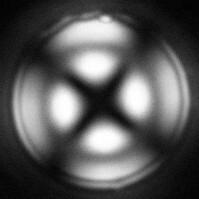
#> input picture notebooks/Data/droplet1g.jpg, 199 x 199 px
$ jupyter execute ch6_image_filters_2D.ipynb
#> lines starting #> are read from the running program, lines starting #| are printed output that depends on the picture
**Setup.** Run this cell first: it locates the data files this notebook reads. On Google
Colab it downloads them (the `Data/` and `Support/` folders) from the book's GitHub
repository; on your computer, run the notebook from the `notebooks/` folder.

[cell 1]
import os
import sys
path = ''
if 'google.colab' in sys.modules and not os.path.isdir('Data'):
    if not os.path.isdir('statsbook'):
        os.system('git clone -q --depth 1 --filter=blob:none --sparse '
                  'https://github.com/vzavala/StatsBook-GitBook.git statsbook')
        os.system('git -C statsbook sparse-checkout set notebooks/Data notebooks/Support')
    path = 'statsbook/notebooks/'

Filtering an image with the convolution theorem (Victor Z and Ugochukwu Ikegwu, UW-Madison, 2024).

| Slides | Python | Meaning |
|---|---|---|
| $f$, $\hat{f}=\mathcal{F}\{f\}$ | `f`, `f_hat` | image and its 2D FT |
| $g_1$, $g_2$ ($\sigma=1$, $\sigma=10$) | `g1`, `g2` | Gaussian filters (same size as the image) |
| $\hat{f}_i=\hat{f}\cdot\hat{g}_i$ | `f1_hat`, `f2_hat` | filtered images in the frequency domain |
| $f_i=\mathcal{F}^{-1}\{\hat{f}_i\}$ | `f1`, `f2` | filtered images |

[cell 2]
import numpy as np
import matplotlib.pyplot as plt
from numpy.fft import fft2, ifft2, fftshift, ifftshift
from scipy.ndimage import gaussian_filter

f = plt.imread(path+'Data/droplet1g.jpg').astype(float)
#> f: shape (199, 199) float64; min 2, max 255, mean 86.8
if f.ndim == 3:
    f = f[..., 0]

def gaussian_kernel(shape, sigma):
    """Gaussian filter g as an image: a centred delta blurred with sigma (unit sum)."""
    g = np.zeros(shape)
    g[shape[0] // 2, shape[1] // 2] = 1.0
    return gaussian_filter(g, sigma=sigma)

f_hat = fft2(f)
results = []
for sigma in (1, 10):
    g = gaussian_kernel(f.shape, sigma)
    g_hat = fft2(ifftshift(g))                 # kernel centred at the origin
    fi_hat = f_hat * g_hat                     # convolution theorem
    fi = np.real(ifft2(fi_hat))
    results.append((sigma, fi, fi_hat))
#> this loop made 2 passes
#> pass 2, `fi = np.real(ifft2(fi_hat))`:
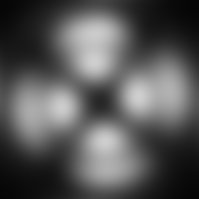
#> fi: shape (199, 199) float64; min 6.18, max 207.6, mean 86.8
#> after the loop:
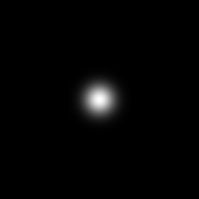
#> g: shape (199, 199) float64; min 0, max 0.00159, mean 2.53e-05; drawn with min black and max white
#> after the loop, results = 2 items

def spectrum(z_hat):
    return fftshift(np.log(1 + np.abs(z_hat)))
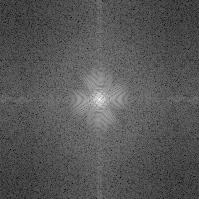
#> returned value: shape (199, 199) float64; min 0.536, max 15.05, mean 5.47; drawn with min black and max white

fig, axs = plt.subplots(2, 3, figsize=(13, 8))
axs[0, 0].imshow(f, cmap='gray'); axs[0, 0].set_title('$f$')
axs[1, 0].imshow(spectrum(f_hat), cmap='gray'); axs[1, 0].set_title(r'$\hat{f}$')
for k, (sigma, fi, fi_hat) in enumerate(results, start=1):
    axs[0, k].imshow(fi, cmap='gray'); axs[0, k].set_title(rf'$f_{k}$ ($\sigma={sigma}$)')
    axs[1, k].imshow(spectrum(fi_hat), cmap='gray'); axs[1, k].set_title(rf'$\hat{{f}}_{k}$')
#> this loop made 2 passes
#> (k, sigma) on passes 1 to 2: (1, 1), (2, 10)
for ax in axs.ravel():
    ax.axis('off')
plt.tight_layout()
plt.show()
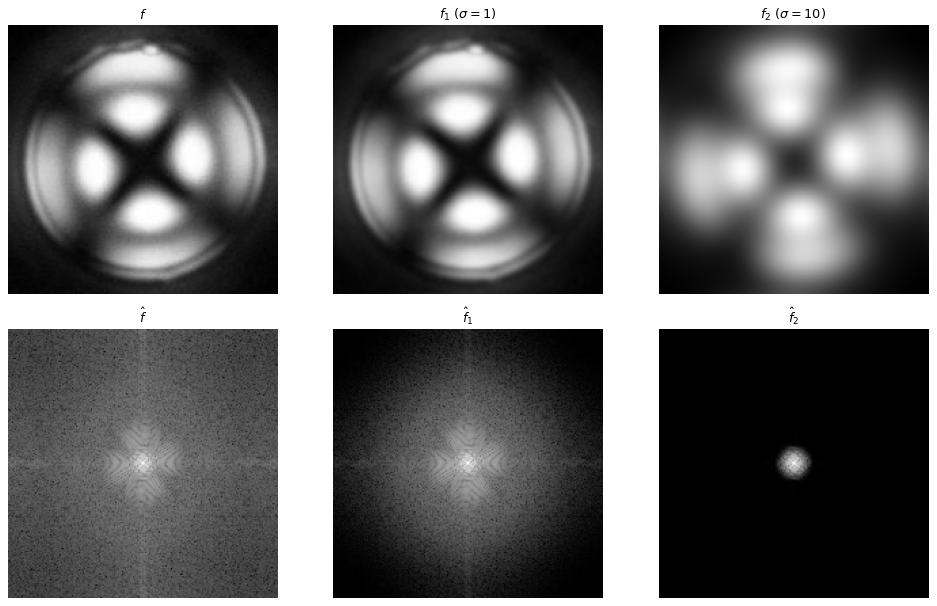
#> figure drawn by matplotlib, 6 panels

Check: the result equals a direct (spatial) Gaussian convolution.

[cell 3]
direct = gaussian_filter(f, sigma=1, mode='wrap')
print(f"max |f_1 (FFT) - f_1 (direct)| = {np.max(np.abs(results[0][1] - direct)):.2e}")
#| max |f_1 (FFT) - f_1 (direct)| = 3.13e-13

$ run again, with notebooks/Data/devilslakeg.jpg copied over notebooks/Data/droplet1g.jpg
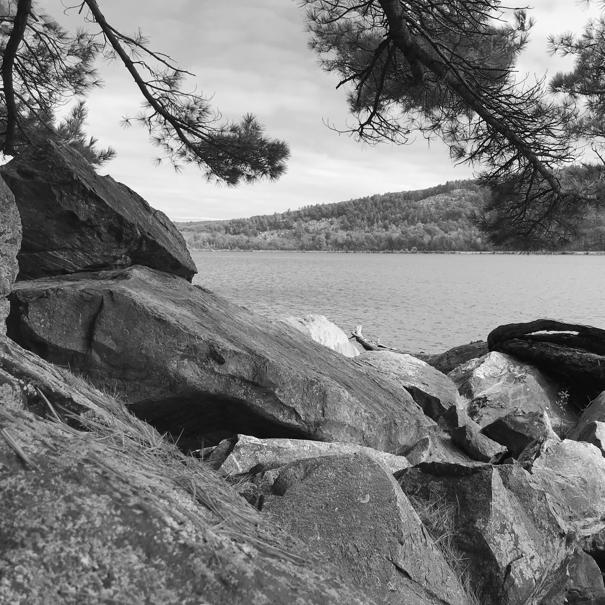
#> input picture notebooks/Data/devilslakeg.jpg, 605 x 605 px
#> after the loop `for sigma in (1, 10):`:
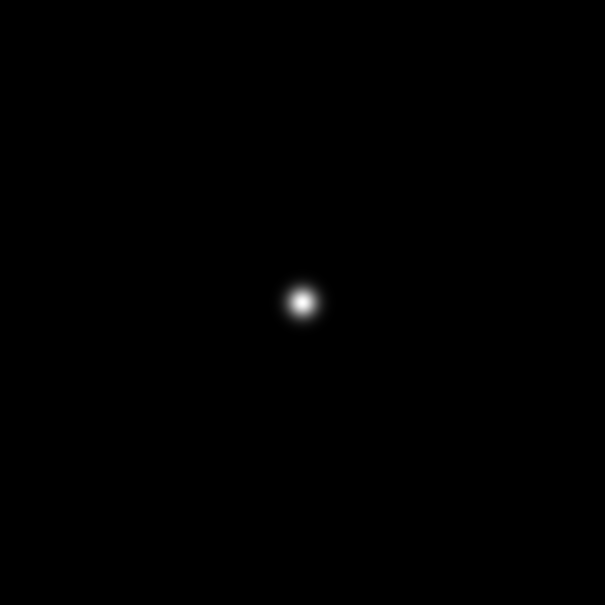
#> g: shape (605, 605) float64; min 0, max 0.00159, mean 2.73e-06; drawn with min black and max white
#> after the loop `for sigma in (1, 10):`: results = 2 items
#> in spectrum, `return fftshift(np.log(1 + np.abs(z_hat)))`:
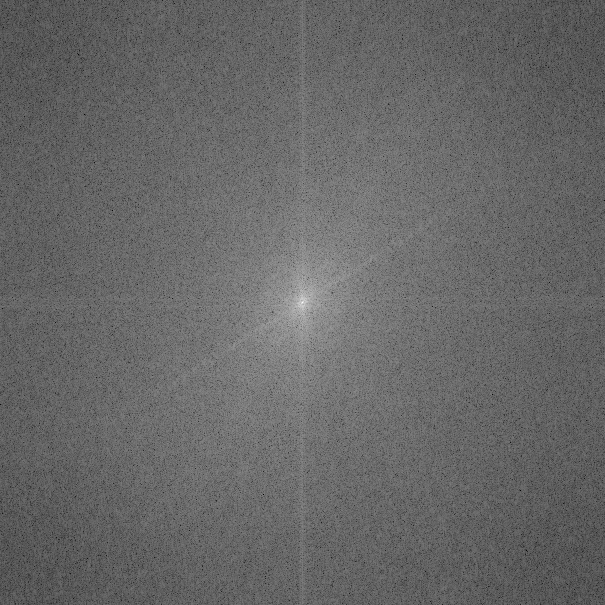
#> returned value: shape (605, 605) float64; min 2.87, max 17.62, mean 8.86; drawn with min black and max white
#> the loop `for k, (sigma, fi, fi_hat) in enumerate(results, start=1):` made 2 passes
#> (k, sigma) on passes 1 to 2: (1, 1), (2, 10)
#| max |f_1 (FFT) - f_1 (direct)| = 1.99e-13

$ run again, with notebooks/Data/droplet2.jpg copied over notebooks/Data/droplet1g.jpg
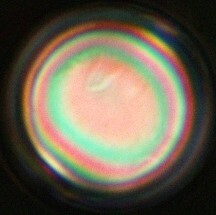
#> input picture notebooks/Data/droplet2.jpg, 216 x 215 px
#> the loop `for sigma in (1, 10):` made 2 passes
#> pass 2, `fi = np.real(ifft2(fi_hat))`:
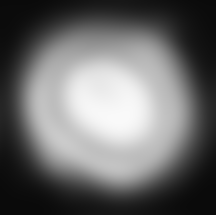
#> fi: shape (215, 216) float64; min 10.04, max 249.9, mean 107.5
#> after the loop `for sigma in (1, 10):`: results = 2 items
#> in spectrum, `return fftshift(np.log(1 + np.abs(z_hat)))`:
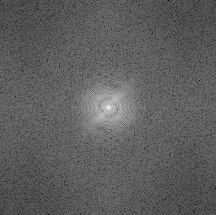
#> returned value: shape (215, 216) float64; min 0.551, max 15.42, mean 6.06; drawn with min black and max white
#> the loop `for k, (sigma, fi, fi_hat) in enumerate(results, start=1):` made 2 passes
#> (k, sigma) on passes 1 to 2: (1, 1), (2, 10)
#| max |f_1 (FFT) - f_1 (direct)| = 1.99e-13
